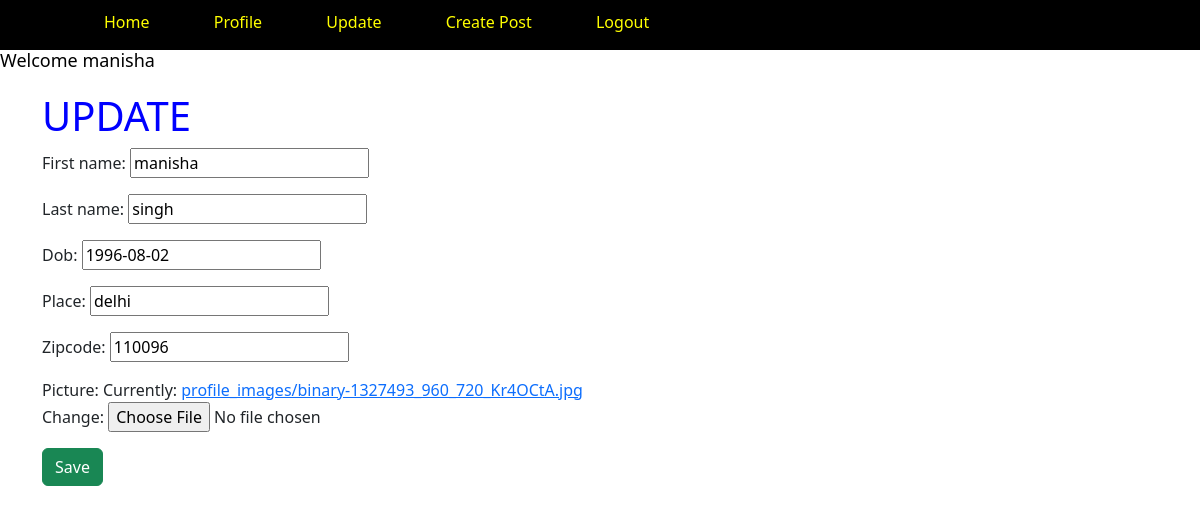
Page /update/ (signed in) on the committed database.
### myapp/models.py (models this page shows, shortened)
class Profile(models.Model):
    user = models.OneToOneField(User, on_delete=models.CASCADE)
    first_name = models.CharField(max_length=50,default=None,null=True,blank=True)
    last_name = models.CharField(max_length=50,default=None,null=True,blank=True)
    place = models.CharField(max_length=100)
    zipcode = models.CharField(max_length=10)
    dob = models.DateField()
    picture = models.ImageField(upload_to='profile_images')

### myapp/views.py (the view)
# urls.py: path('update/',views.update,name='update'),
@login_required
def update(request):
    profile = get_object_or_404(Profile, user=request.user)
    user_name=request.user
    if request.method == 'POST':
        form = ProfileForm(request.POST, request.FILES, instance=profile)
        if form.is_valid():
            form.save()
            messages.success(request, 'Profile updated successfully')
            return redirect('profile')
    else:
        form = ProfileForm(instance=profile)
    context = {'form': form,'name':user_name}
    return render(request, 'update.html', context)

### myapp/forms.py
class ProfileForm(forms.ModelForm):
    class Meta:
        model = Profile
        fields = ('first_name','last_name','dob','place','zipcode','picture')

### myapp/templates/update.html (shortened to what this page needs)
{% extends 'base.html' %}
{% block content %}
<div  class="container mt-3">
  <h1 style=color:blue>UPDATE</h1>
    <form action="" method="post"  enctype="multipart/form-data">
      {{form.as_p}}
      <input class="btn btn-success"  type="submit" value="Save" /><br><br>
  </form>
</div>
{% endblock %}

### myapp/templates/base.html (shortened to what this page needs)
<!DOCTYPE html>
{% load static  %}
<html>
<head>
  <link rel="stylesheet" href="{% static 'css/all.min.css' %}">
  <link rel="stylesheet" href="{% static 'css/bootstrap.css' %}" />
</head>
<body  style=background-color:white>
  <nav>
  <div class='container'>
    {% if user.is_authenticated %}
    <ul>
      <li><a href="{% url 'home' %}">Home</a></li>
      <li><a href="{% url 'profile' %}">Profile</a></li>
      <li><a href="{% url 'update' %}">Update</a></li>
      <li><a href="{% url 'create_post' %}">Create Post</a></li>
      <li><a href="{% url 'logout' %}">Logout</a></li>
    </ul>
    {% else %}
    <ul>
    {% comment %} <li><a href="{% url 'home' %}">Home</a></li> {% endcomment %}
    <li><a href="{% url 'login' %}">Login</a></li>
    <li><a href="{% url 'register' %}">Sing Up</a></li>
  </ul>
    {% endif %}
  </div>
  </nav>
  {% if user.is_authenticated %}
  <h2 style=color:black>Welcome {{user.username}}</h2>
  {% endif %}
  {% block content %}
  {% endblock %}
</body>
</html>

### myapp/templates/base.html (style rules this page uses)
nav { background-color: black; width: 100%; height: 50px; display: flex; align-items: center; justify-content: space-between; padding: 20px 0; position: relative; z-index: 2; }
nav ul li { padding-top: 10px; display: inline-block; list-style: none; margin: 10px 30px; }
nav ul li a { text-decoration: none; color:yellow; }
nav div ul li a { text-decoration: none; color: yellow; }
h2 { font-size: 18px; margin-bottom: 20px; text-color: brown; }

### rows in the picture
Profile: first_name "manisha", last_name "singh", dob "1996-08-02", place "delhi", zipcode "110096"

### other values in the picture
{{ user.username }} "manisha"
